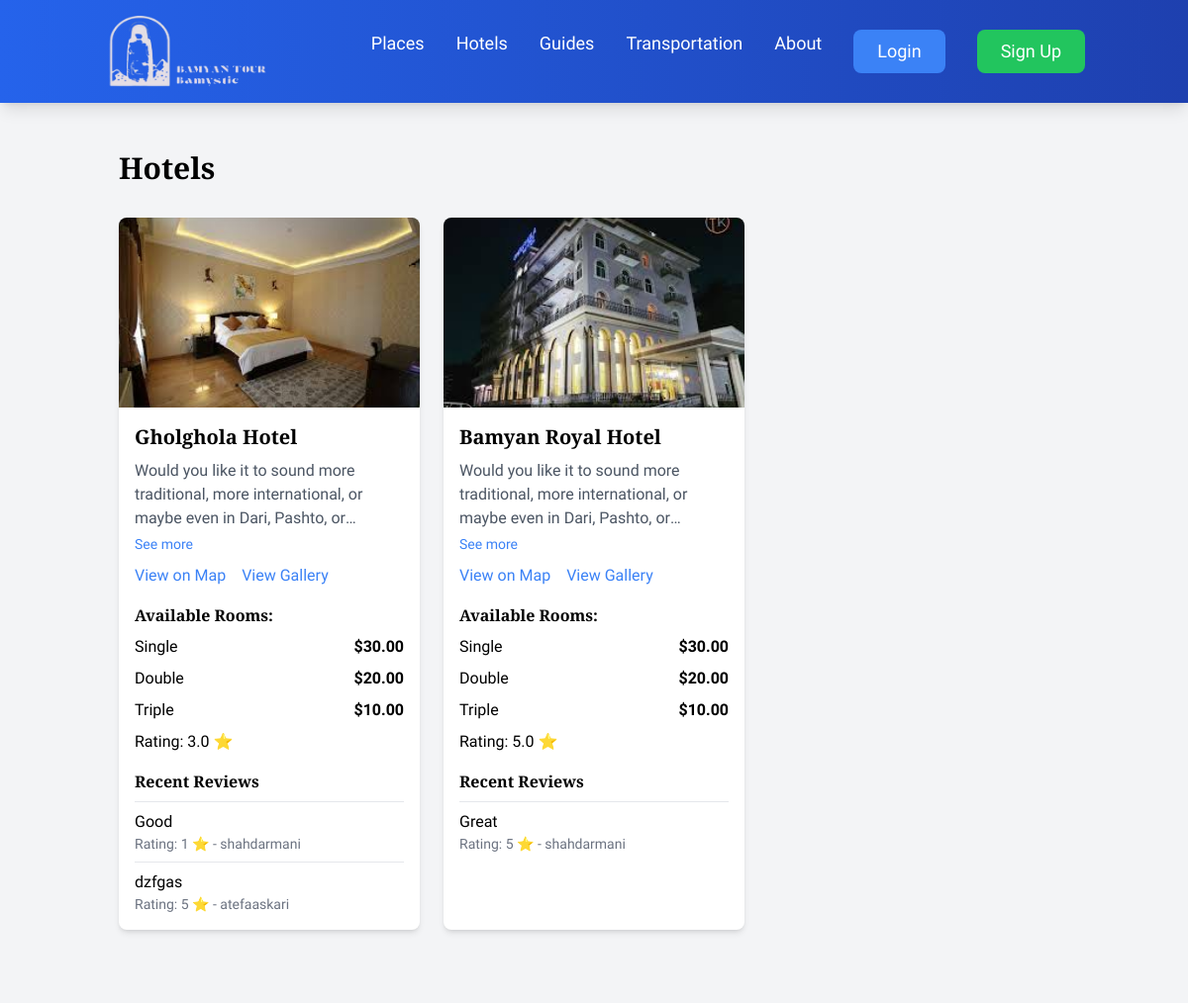
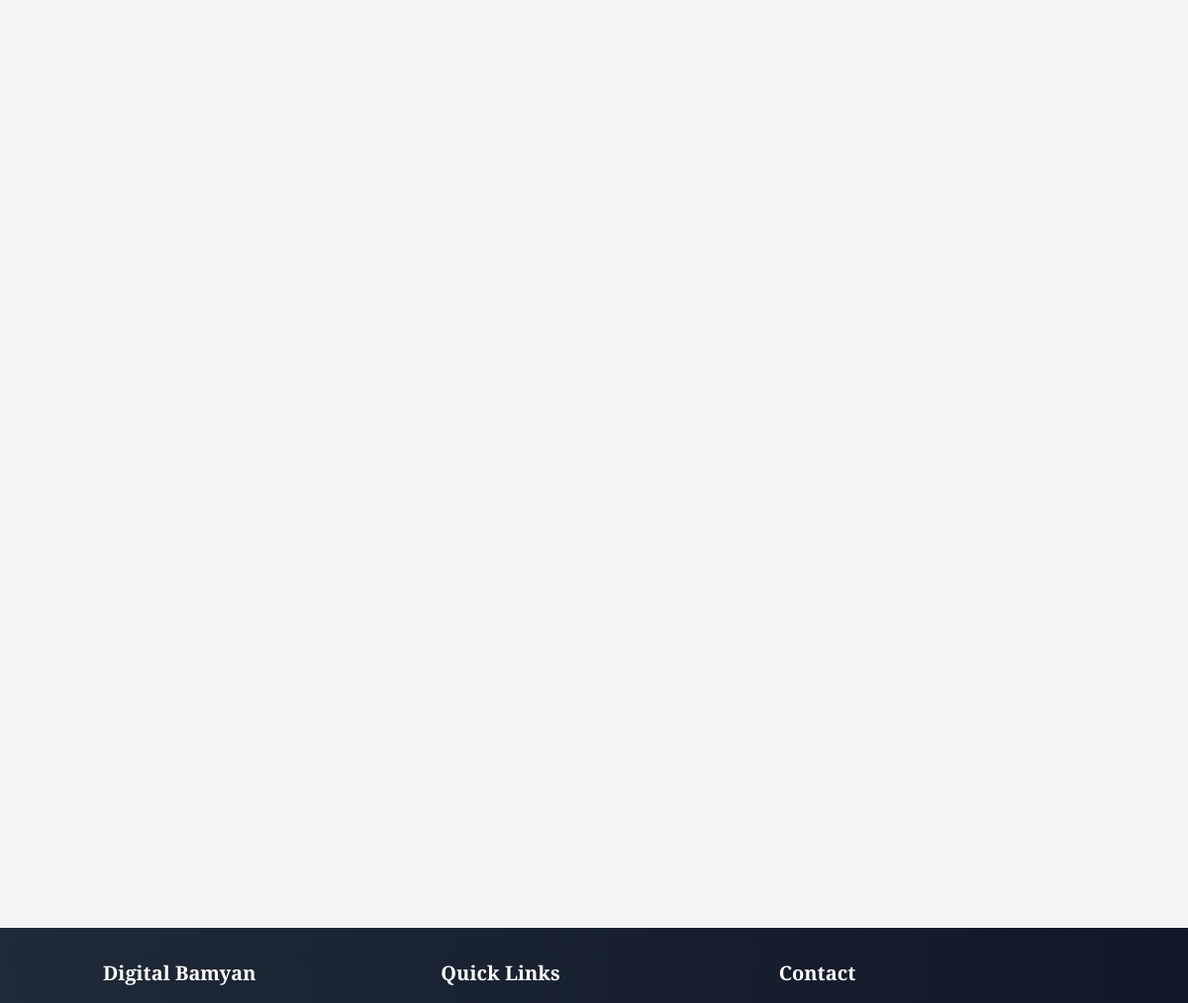
The page /hotel/ on the database its author committed (2 pictures, top to bottom).
### hotel/models.py (models this page shows, shortened)
class Hotel(models.Model):
    name = models.CharField(max_length=200)
    description = models.TextField()
    location_url = models.URLField(help_text="Google Maps URL")
    created_at = models.DateTimeField(auto_now_add=True)
    rating = models.FloatField(default=0.0)
    favorites = models.ManyToManyField(User, related_name='favorite_hotels', blank=True)

class HotelImage(models.Model):
    hotel = models.ForeignKey(Hotel, on_delete=models.CASCADE, related_name='images')
    image = models.ImageField(upload_to='hotels/')

class Room(models.Model):
    ROOM_TYPES = (
        ('single', 'Single'),
        ('double', 'Double'),
        ('triple', 'Triple'),
    )
    hotel = models.ForeignKey(Hotel, on_delete=models.CASCADE, related_name='rooms')
    type = models.CharField(max_length=10, choices=ROOM_TYPES)
    price = models.DecimalField(max_digits=10, decimal_places=2)

class HotelReview(models.Model):
    hotel = models.ForeignKey(Hotel, on_delete=models.CASCADE, related_name='reviews')
    user = models.ForeignKey(User, on_delete=models.CASCADE)
    rating = models.IntegerField(validators=[MinValueValidator(1), MaxValueValidator(5)])
    comment = models.TextField()
    created_at = models.DateTimeField(auto_now_add=True)
    class Meta:
        unique_together = ('hotel', 'user')

### hotel/views.py (the view)
# urls.py: path('', views.hotel_list, name='hotel_list'),
def hotel_list(request):
    hotels = Hotel.objects.all().annotate(avg_rating=Avg('reviews__rating'))
    return render(request, 'hotel/hotel_list.html', {'hotels': hotels})

### hotel/templates/hotel/hotel_list.html (shortened to what this page needs)
{% extends 'main/base.html' %}
{% load static %}
{% block content %}
<div class="container mx-auto px-4 py-8">
    <div class="flex justify-between items-center mb-8">
        <h1 class="text-3xl font-bold">Hotels</h1>
    </div>
    <div class="grid grid-cols-1 md:grid-cols-2 lg:grid-cols-3 gap-6">
        {% for hotel in hotels %}
        <div class="bg-white rounded-lg shadow-md overflow-hidden">
            {% if hotel.images.all %}
            <img src="{{ hotel.images.first.image.url }}" alt="{{ hotel.name }}" class="w-full h-48 object-cover">
            {% endif %}
            <div class="p-4">
                <div class="flex justify-between items-start">
                    <h2 class="text-xl font-semibold">{{ hotel.name }}</h2>
                </div>
                <div class="text-gray-600 mt-2">
                    <p class="description-{{ hotel.id }} {% if hotel.description|length > 200 %}line-clamp-3{% endif %}">{{ hotel.description }}</p>
                    {% if hotel.description|length > 200 %}
                    <button onclick="toggleDescription({{ hotel.id }})" class="text-blue-500 hover:text-blue-700 text-sm mt-1">
                        <span class="see-more-{{ hotel.id }}">See more</span>
                    </button>
                    {% endif %}
                </div>
                <div class="flex items-center space-x-4 mt-2">
                    <a href="{{ hotel.location_url }}" target="_blank" class="text-blue-500 hover:text-blue-700">
                        View on Map
                    </a>
                    <a href="{% url 'hotel:hotel_gallery' hotel.id %}" class="text-blue-500 hover:text-blue-700">
                        View Gallery
                    </a>
                </div>
                <div class="mt-4">
                    <h3 class="font-semibold">Available Rooms:</h3>
                    {% for room in hotel.rooms.all %}
                    <div class="flex justify-between items-center mt-2">
                        <span>{{ room.get_type_display }}</span>
                        <span class="font-semibold">${{ room.price }}</span>
                    </div>
                    {% endfor %}
                </div>
                {% if hotel.avg_rating %}
                <div class="mt-2">
                    Rating: {{ hotel.avg_rating|floatformat:1 }} ⭐
                </div>
                {% endif %}
                <div class="mt-4">
                    <h3 class="font-semibold">Recent Reviews</h3>
                    <div class="reviews-container-{{ hotel.id }}">
                        {% for review in hotel.reviews.all|slice:":3" %}
                        <div class="mt-2 border-t pt-2 review-item">
                            <p>{{ review.comment }}</p>
                            <p class="text-sm text-gray-500">
                                Rating: {{ review.rating }} ⭐ - {{ review.user.username }}
                            </p>
                        </div>
                        {% endfor %}
                    </div>
                </div>
                </div>
        </div>
        {% endfor %}
    </div>
</div>
{% endblock %}

### main/templates/main/base.html (shortened to what this page needs)
{% load static %}
<!DOCTYPE html>
<html lang="en">
<head>
    <script src="https://cdn.tailwindcss.com"></script>
</head>
<body class="bg-gray-100">
    <nav class="bg-gradient-to-r from-blue-600 to-blue-800 text-white shadow-lg">
        <div class="container mx-auto px-4 py-3">
            <div class="flex justify-between items-center">
                <a href="{% url 'main:home' %}" class="text-2xl font-bold text-white hover:text-blue-200 transition duration-300 flex items-center space-x-2 nav-brand">
                    <img src="{% static 'images/logo_three.png' %}" alt="Bamystic" class="h-8 w-auto" style="width:180px; height:80px;" >
                </a>
                <div class="hidden md:flex space-x-8">
                    <a href="{% url 'main:places' %}" class="text-lg font-playfair hover:text-blue-200 transition-colors duration-300">Places</a>
                    <a href="{% url 'hotel:hotel_list' %}" class="text-lg font-playfair hover:text-blue-200 transition-colors duration-300">Hotels</a>
                    <a href="{% url 'main:guides' %}" class="text-lg font-playfair hover:text-blue-200 transition-colors duration-300">Guides</a>
                    <a href="{% url 'transportation:transportation_list' %}" class="text-lg font-playfair hover:text-blue-200 transition-colors duration-300">Transportation</a>
                    <a href="{% url 'main:about' %}" class="text-lg font-playfair hover:text-blue-200 transition-colors duration-300">About</a>
                    {% if user.is_authenticated %}
                        <a href="{% url 'main:favorites' %}" class="text-lg font-playfair hover:text-blue-200 transition-colors duration-300">Favorites</a>
                        {% if user.is_superuser %}
                        <a href="{% url 'main:analytics' %}" class="text-lg font-playfair hover:text-blue-200 transition-colors duration-300">Analytics</a>
                        {% endif %}
                        <a href="{% url 'main:logout' %}" class="text-lg bg-red-500 hover:bg-red-600 px-6 py-2 rounded-lg transition duration-300 font-playfair">Logout</a>
                    {% else %}
                        <a href="{% url 'main:login' %}" class="text-lg bg-blue-500 hover:bg-blue-600 px-6 py-2 rounded-lg transition duration-300 font-playfair">Login</a>
                        <a href="{% url 'main:signup' %}" class="text-lg bg-green-500 hover:bg-green-600 px-6 py-2 rounded-lg transition duration-300 font-playfair">Sign Up</a>
                    {% endif %}
                </div>
            </div>
        </div>
    </nav>
    <main class="container mx-auto p-4 min-h-[calc(100vh-180px)]">
        {% block content %}{% endblock %}
    </main>
    <footer class="bg-gradient-to-r from-gray-800 to-gray-900 text-white py-8">
        <div class="container mx-auto px-4">
            <div class="grid grid-cols-1 md:grid-cols-3 gap-8">
                <div>
                    <h3 class="text-xl font-bold mb-4">Digital Bamyan</h3>
                </div>
                <div>
                    <h3 class="text-xl font-bold mb-4">Quick Links</h3>
                </div>
                <div>
                    <h3 class="text-xl font-bold mb-4">Contact</h3>
                </div>
            </div>
        </div>
    </footer>
</body>
</html>

### main/templates/main/base.html (style rules this page uses)
h1, h2, h3, h4, h5, h6 { font-family: 'Playfair Display', serif; }
body { font-family: 'Source Sans Pro', sans-serif; }
.nav-brand { font-family: 'Playfair Display', serif; font-weight: 600; }

### rows shown on the page
Hotel: images.first.image (picture), name "Gholghola Hotel", description "Would you like it to sound more traditional, more international, or maybe even in Dari, Pashto,…", avg_rating "3.0"
Room: type "Single", price "30.00"
Room: type "Double", price "20.00"
Room: type "Triple", price "10.00"
HotelReview: comment "Good", rating "1", user.username "shahdarmani"
HotelReview: comment "dzfgas", rating "5", user.username "atefaaskari"
Hotel: images.first.image (picture), name "Bamyan Royal Hotel", description "Would you like it to sound more traditional, more international, or maybe even in Dari, Pashto,…", avg_rating "5.0"
Room: type "Single", price "30.00"
Room: type "Double", price "20.00"
Room: type "Triple", price "10.00"
HotelReview: comment "Great", rating "5", user.username "shahdarmani"
